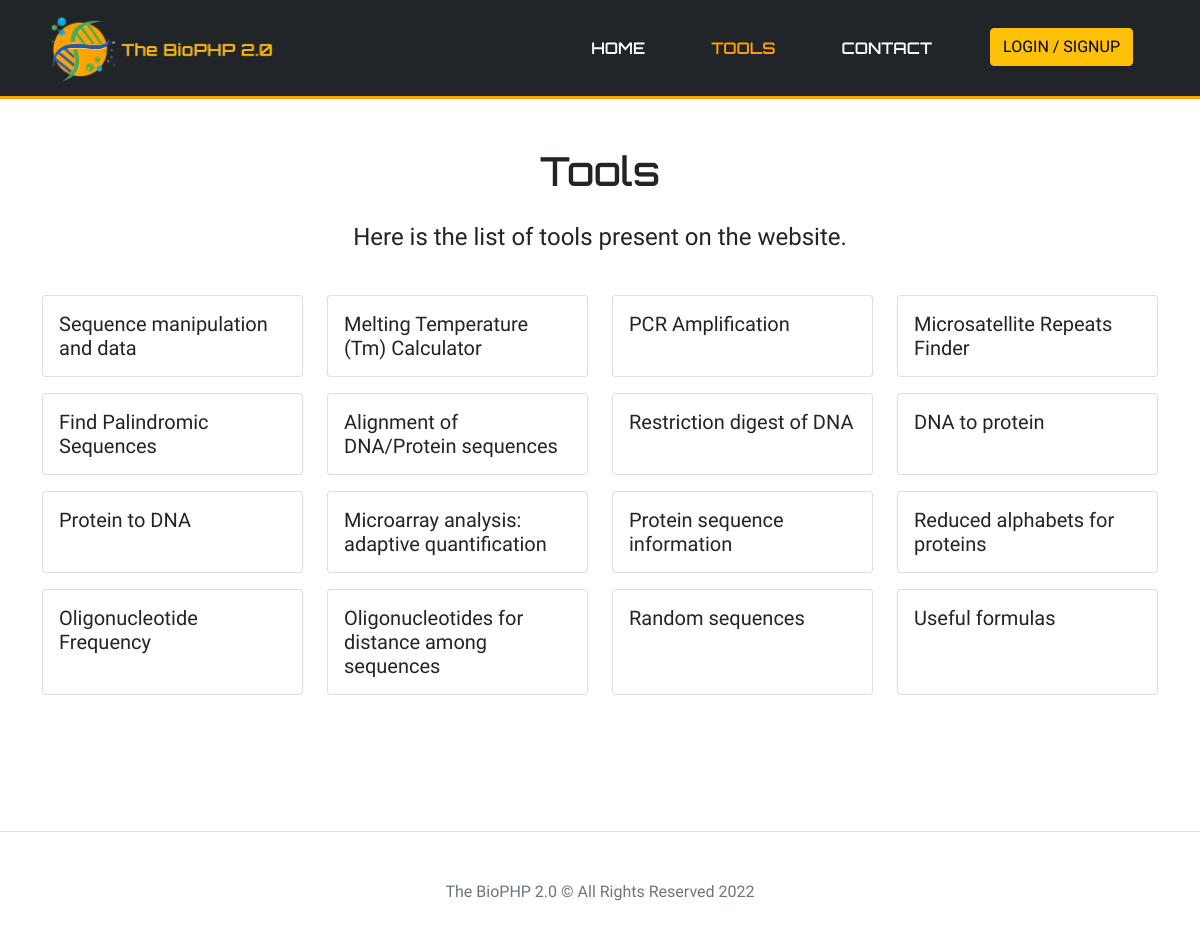
/tools.php, run on the app's committed database.
### tables this page shows
CREATE TABLE `tools` (
  `t_id` int(11) NOT NULL,
  `name` varchar(255) NOT NULL,
  `u_id` int(11) NOT NULL,
  `directory` varchar(255) NOT NULL,
  `date` datetime NOT NULL
);

### dashboard/defines/db_conn.php (called while the page is built, shortened)
<?php
class db_connection{
	private $conn;
	public function __construct(){
		$servername = "localhost";
		$username = "root";
		$password = "";
		$db_name = "biophp";
		$this->conn = mysqli_connect($servername, $username, $password);
		mysqli_select_db($this->conn,$db_name);
	}
	public function call_db(){
		return $this->conn;
	}
	public function query($query){
		return mysqli_query($this->call_db(), $query);
	}
}
?>

### dashboard/defines/classes.php (the view, shortened to what this page needs)
<?php
class users extends db_connection
{
    public function user_check()
    {
        if (isset($_SESSION['u_id']) && $_SESSION['role'] == 'user') {
            return true;
        }else{
            return false;
        }
    }
}
class tools extends db_connection
{
    public function show_tools()
    {
        $show = '';
        $sql = $this->query("SELECT * FROM `tools` WHERE `t_id` > 0");
        $row = mysqli_fetch_assoc($sql);
        if (!empty($row)) {
            do {
                $show .= '
                <a href="tool.php?t_id='.$row['t_id'].'" class="col-xl-3 col-md-4 col-sm-6 mb-3">
                    <div class="card h-100 links">
                        <div class="card-body">
                            <h5 class="card-title mb-0">'.$row['name'].'</h5>
                        </div>
                    </div>
                </a>';
            } while ($row = mysqli_fetch_assoc($sql));
        } else {
            $show = '<div class="alert alert-danger">No tools found!</div>';
        }
        return $show;
    }
}

### tools.php (shortened to what this page needs)
<?php
include('dashboard/defines/db_conn.php');
include('dashboard/defines/classes.php');
$users = new users;
$tools = new tools;
$show = $tools->show_tools();
?>
<!doctype html>
<html lang="en">
<head>
    <link href="assets/dist/css/bootstrap.min.css" rel="stylesheet">
<link rel="stylesheet" href="dashboard/datatables/dataTables.bootstrap4.css">
    <link href="style.css" rel="stylesheet">
</head>
<body>
    <header>
        <nav class="navbar navbar-expand-lg navbar-dark bg-dark">
            <div class="container">
                <a class="navbar-brand" href="index.php"><img src="assets/img/logo.png" alt="Logo" height="70"></a>
                <div class="collapse navbar-collapse" id="navbarNav">
                    <ul class="navbar-nav ms-auto">
                        <li class="nav-item">
                            <a class="nav-link" href="index.php">Home</a>
                        </li>
                        <li class="nav-item">
                            <a class="nav-link active" aria-current="page" href="tools.php">Tools</a>
                        </li>
                        <li class="nav-item">
                            <a class="nav-link" href="contact.php">Contact</a>
                        </li>
                        <?php
                        if ($users->user_check()) {
                            ?>
                            <li class="nav-item">
                                <a class="nav-link" href="u_tools.php">Your Tools</a>
                            </li>
                            <li class="nav-item">
                                <a href="logout.php" class="btn btn-warning">Logout</a>
                            </li>
                            <?php
                            }
                            else {
                            ?>
                            <li class="nav-item">
                                <a href="login.php" class="btn btn-warning">Login / Signup</a>
                            </li>
                            <?php
                            }
                        ?>
                    </ul>
                </div>
            </div>
        </nav>
    </header>
    <main>
        <div class="container">
            <section class="tools py-5">
                <h1 class="title mb-4 text-center">Tools</h1>
                <p class="description text-center">
                    Here is the list of tools present on the website.
                </p>
                <div class="row py-4">
                    <?php echo $show; ?>
                </div>
            </section>
        </div>
    </main>
    <footer class="pt-5 my-5 text-muted border-top text-center">
        The BioPHP 2.0 &copy; All Rights Reserved
    </footer>
</body>
</html>

### style.css (style rules this page uses)
body { font-family: 'Sarabun', sans-serif; }
a { text-decoration: none; color: inherit; }
.nav-item { padding: 20px 25px !important; text-transform: uppercase; }
.nav-link { font-family: 'Orbitron', sans-serif; font-weight: 600; color: #fff !important; }
.nav-link:hover, .nav-link.active { color: #ffa301 !important; }
.title { font-family: 'Orbitron', sans-serif; }
.description { font-size: 24px; }
.links { transition: 200ms linear; }
header { border-bottom: 3px solid #ffa301; }

### data on the page
tools: name "Sequence manipulation and data"
tools: name "Melting Temperature (Tm) Calculator"
tools: name "PCR Amplification"
tools: name "Microsatellite Repeats Finder"
tools: name "Find Palindromic Sequences"
tools: name "Alignment of DNA/Protein sequences"
tools: name "Restriction digest of DNA"
tools: name "DNA to protein"
tools: name "Protein to DNA"
tools: name "Microarray analysis: adaptive quantification"
tools: name "Protein sequence information"
tools: name "Reduced alphabets for proteins"
tools: name "Oligonucleotide Frequency"
tools: name "Oligonucleotides for distance among sequences"
tools: name "Random sequences"
tools: name "Useful formulas"
